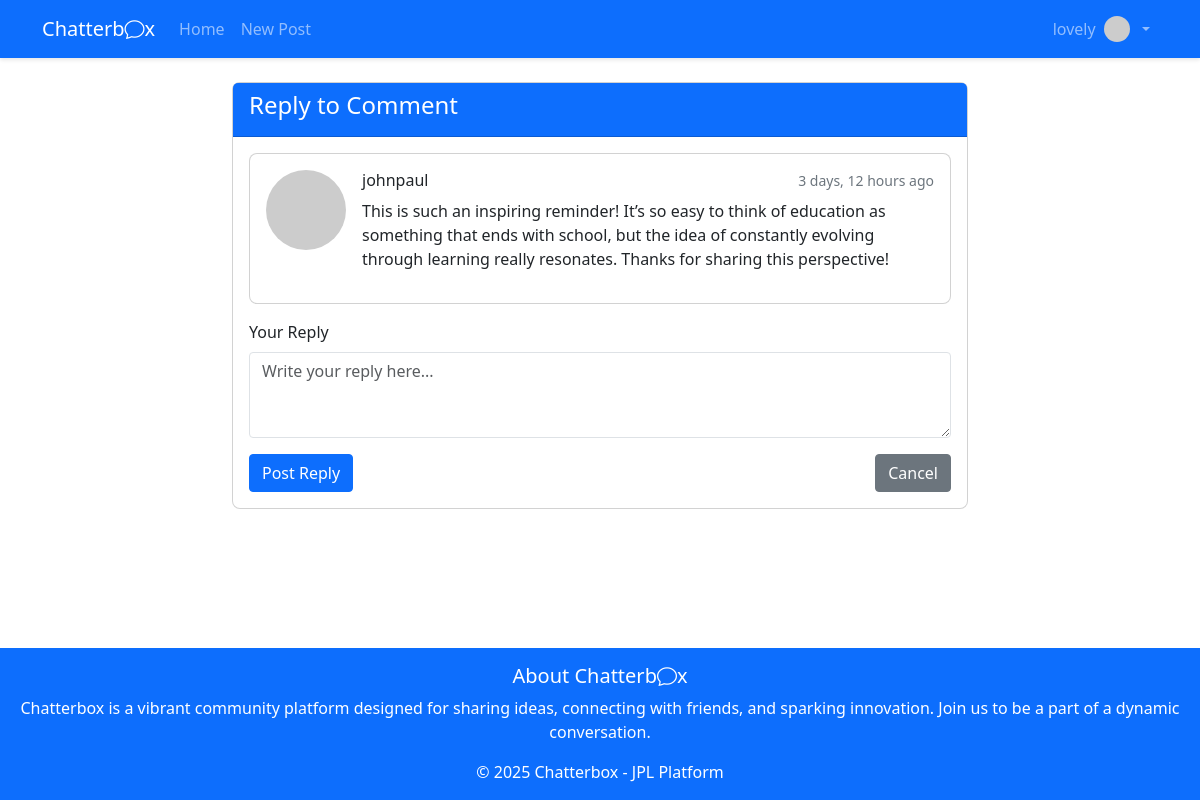
The page /comment/61/reply/ (signed in) on the database its author committed.
### core/models.py (models this page shows, shortened)
class User(AbstractUser):
    is_spammer = models.BooleanField(default=False)
    last_post_time = models.DateTimeField(null=True, blank=True)

class Comment(models.Model):
    post = models.ForeignKey(Post, on_delete=models.CASCADE, related_name='comments')
    author = models.ForeignKey(User, on_delete=models.CASCADE)
    content = models.TextField(validators=[MinLengthValidator(2)])
    created_at = models.DateTimeField(auto_now_add=True)
    updated_at = models.DateTimeField(auto_now=True)
    parent = models.ForeignKey('self', null=True, blank=True, on_delete=models.CASCADE, related_name='replies')

### core/views.py (the view)
# urls.py: path('comment/<int:comment_id>/reply/', views.reply_comment, name='reply_comment'),
@login_required
def reply_comment(request, comment_id):
    parent_comment = get_object_or_404(Comment, id=comment_id)
    if request.method == 'POST':
        form = CommentForm(request.POST)
        if form.is_valid():
            comment = form.save(commit=False)
            comment.post = parent_comment.post
            comment.author = request.user
            comment.parent = parent_comment
            comment.save()
            messages.success(request, 'Your reply has been posted!')
            return redirect('post_detail', post_id=parent_comment.post.id)
    else:
        form = CommentForm()
    context = {
        'parent_comment': parent_comment,
        'form': form,
    }
    return render(request, 'core/reply_comment.html', context)

### core/forms.py
class CommentForm(forms.ModelForm):
    class Meta:
        model = Comment
        fields = ['content']
        widgets = {
            'content': forms.Textarea(attrs={
                'class': 'form-control',
                'rows': 3,
                'placeholder': 'Write your reply here...'
            }),
        }

### core/templates/core/reply_comment.html (shortened to what this page needs)
{% extends 'core/base.html' %}
{% block content %}
<div class="row justify-content-center">
    <div class="col-md-8">
        <div class="card">
            <div class="card-header bg-primary text-white">
                <h4>Reply to Comment</h4>
            </div>
            <div class="card-body">
                <div class="card mb-3">
                    <div class="card-body">
                        <div class="d-flex">
                            <div class="flex-shrink-0 me-3">
                                <img src="https://ui-avatars.com/api/?name={{ parent_comment.author.username }}&background=random&size=40"
                                     class="rounded-circle"
                                     alt="{{ parent_comment.author.username }}'s avatar">
                            </div>
                            <div>
                                <div class="d-flex justify-content-between align-items-center mb-2">
                                    <h6 class="mb-0">{{ parent_comment.author.username }}</h6>
                                    <small class="text-muted" title="{{ parent_comment.created_at }}">&nbsp{{ parent_comment.created_at|timesince }} ago</small>
                                </div>
                                <p>{{ parent_comment.content }}</p>
                            </div>
                        </div>
                    </div>
                </div>
                <form method="post">
                    <div class="mb-3">
                        <label for="{{ form.content.id_for_label }}" class="form-label">Your Reply</label>
                        {{ form.content }}
                    </div>
                    <div class="d-flex justify-content-between">
                        <button type="submit" class="btn btn-primary">Post Reply</button>
                        <a href="{% url 'post_detail' parent_comment.post.id %}" class="btn btn-secondary">Cancel</a>
                    </div>
                </form>
            </div>
        </div>
    </div>
</div>
{% endblock %}

### core/templates/core/base.html (shortened to what this page needs)
<!DOCTYPE html>
<html lang="en">
<head>
    <link href="https://cdn.jsdelivr.net/npm/bootstrap@5.3.0/dist/css/bootstrap.min.css" rel="stylesheet">
    <link rel="stylesheet" href="https://cdn.jsdelivr.net/npm/bootstrap-icons@1.10.0/font/bootstrap-icons.css">
    {% load static %}
    <link rel="stylesheet" href="{% static 'core/css/styles.css' %}">
</head>
<body>
    <nav class="navbar navbar-expand-lg navbar-dark bg-primary">
        <div class="container">
            <a class="navbar-brand" href="{% url 'home' %}">Chatterb<i class="bi bi-chat chat-icon"></i>x</a>
            <div class="collapse navbar-collapse" id="navbarNav">
                <ul class="navbar-nav me-auto">
                    <li class="nav-item">
                        <a class="nav-link" href="{% url 'home' %}">Home</a>
                    </li>
                    {% if user.is_authenticated %}
                    <li class="nav-item">
                        <a class="nav-link" href="{% url 'create_post' %}">New Post</a>
                    </li>
                    {% endif %}
                </ul>
                <ul class="navbar-nav ms-auto">
                    {% if user.is_authenticated %}
                    <li class="nav-item dropdown">
                        <a class="nav-link dropdown-toggle d-flex align-items-center" href="#" id="navbarDropdown" role="button" data-bs-toggle="dropdown">
                            {{ user.username }}
                            <img src="https://ui-avatars.com/api/?name={{ user.username }}" alt="Avatar" class="rounded-circle me-2" width="26" height="26">
                        </a>
                    </li>
                    {% endif %}
                </ul>
            </div>
        </div>
    </nav>
    <div class="container mt-4">
        {% block content %}{% endblock %}
    </div>
    <footer class="bg-light text-center text-lg-start mt-5">
        <div class="text-center p-3 bg-primary text-white">
            <h5>About Chatterb<i class="bi bi-chat chat-icon"></i>x</h5>
            <p>
                Chatterbox is a vibrant community platform designed for sharing ideas, connecting with friends, and sparking innovation. Join us to be a part of a dynamic conversation.
            </p>
            <p class="mb-0">© 2025 Chatterbox - JPL Platform</p>
        </div>
    </footer>
</body>
</html>

### core/static/core/css/styles.css (style rules this page uses)
.text-muted { color: #6c757d!important; }
html, body { height: 100%; }
body { display: flex; flex-direction: column; }
.container { flex: 1; }
footer { margin-top: auto; }
.card { border-radius: 0.5rem; }
.navbar { box-shadow: 0 2px 4px rgba(0,0,0,.1); }
.btn { border-radius: 0.25rem; }
.form-control { border-radius: 0.25rem; }

### rows shown on the page
User: username "lovely"
Comment: author.username "johnpaul", created_at "3 days, 12 hours", content "This is such an inspiring reminder! It’s so easy to think of education as something that ends with school, but the idea of constantly evolving through learning really resonates. Thanks for sharing this perspective!"
